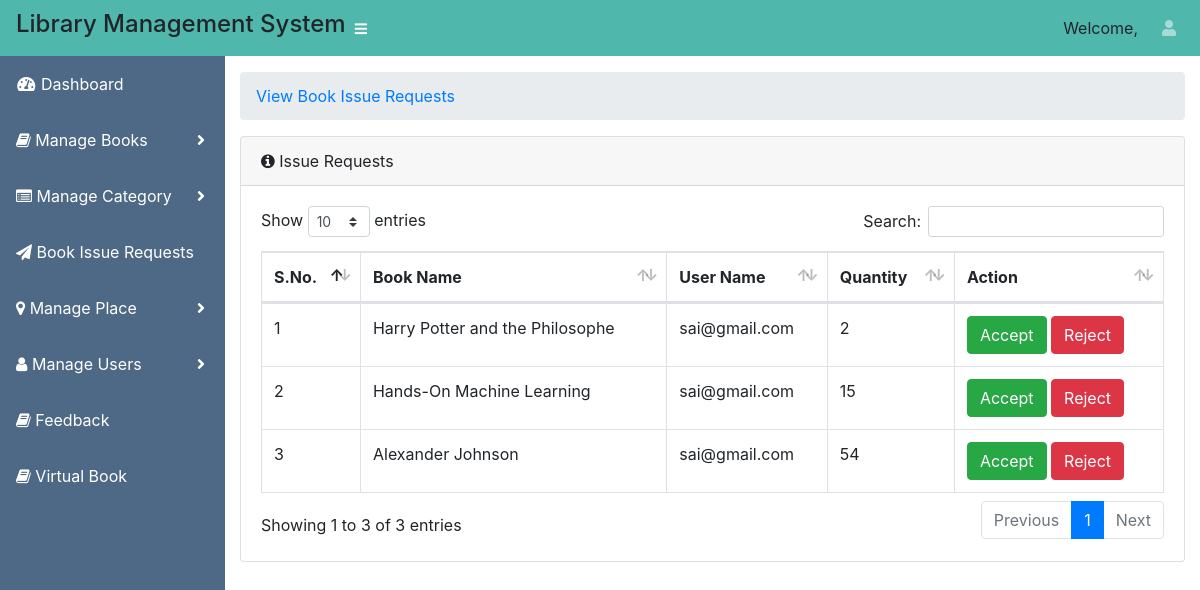
/library_management/admin/issue-request.php (signed in), run on the app's committed database.
### tables this page shows
CREATE TABLE `tbl_issue` (
  `id` int(11) NOT NULL,
  `book_id` int(11) NOT NULL,
  `user_id` int(11) NOT NULL,
  `user_name` varchar(250) NOT NULL,
  `issue_date` varchar(250) NOT NULL,
  `due_date` varchar(250) NOT NULL,
  `status` varchar(250) NOT NULL DEFAULT '0' COMMENT '3=request sent, 1=accept, 2=reject',
  `created_at` timestamp NOT NULL DEFAULT current_timestamp() ON UPDATE current_timestamp()
);

CREATE TABLE `tbl_book` (
  `id` int(11) NOT NULL,
  `book_name` longtext NOT NULL,
  `isbnno` varchar(2500) NOT NULL,
  `author` varchar(2500) NOT NULL,
  `publisher` text NOT NULL,
  `price` varchar(250) NOT NULL,
  `quantity` varchar(250) NOT NULL,
  `place` text NOT NULL,
  `category` varchar(250) NOT NULL,
  `availability` tinyint(4) NOT NULL COMMENT '1=available, 0=not available',
  `created_at` timestamp NOT NULL DEFAULT current_timestamp() ON UPDATE current_timestamp(),
  `virtual_link` varchar(5000) NOT NULL
);

### library_management/admin/issue-request.php (the view, shortened to what this page needs)
<?php
include ('../connection.php');
?>
<?php include('include/header.php'); ?>
  <div id="wrapper">
    <?php include('include/side-bar.php'); ?>
    <div id="content-wrapper">
      <div class="container-fluid">
        <ol class="breadcrumb">
          <li class="breadcrumb-item">
            <a href="#">View Book Issue Requests</a>
          </li>
        </ol>
  <div class="card mb-3">
          <div class="card-header">
            <i class="fa fa-info-circle"></i>
            Issue Requests</div>
            <div class="card-body">
            <div class="table-responsive">
              <table class="table table-bordered" id="dataTable" width="100%" cellspacing="0">
                <thead>
                                            <tr>
                                                <th>S.No.</th>
                                                <th>Book Name</th>
                                                <th>User Name</th>
                                                <th>Quantity</th>
                                                <th>Action</th>
                                            </tr>
                                        </thead>
                                        <tbody>
										<?php
										$select_query = mysqli_query($conn, "select tbl_issue.status, tbl_issue.book_id, tbl_book.book_name, tbl_issue.id, tbl_issue.user_name, tbl_book.quantity from tbl_issue inner join tbl_book on tbl_book.id=tbl_issue.book_id");
										$sn = 1;
										while($row = mysqli_fetch_array($select_query))
										{
										    ?>
                                            <tr>
                                                <td><?php echo $sn; ?></td>
                                                <td><?php echo $row['book_name']; ?></td>
                                                <td><?php echo $row['user_name']; ?></td>
                                                <td><?php echo $row['quantity']; ?></td>
                                                <?php
                                                if(!empty($row['status']) && $row['status']==1)
                                                {?>
                                                  <td><span class="badge badge-primary">Book Issued</span>
                                                 </td>
                                                <?php
                                                } else if($row['status']==2)
                                                {?>
                                                <td><span class="badge badge-danger">Rejected</span>
                                                   <a href="book-accept.php?id=<?php echo $row['id'];?>"><button class="btn btn-success">Accept</button></a>
                                                </td>
                                               <?php } else {?>
                                              <td><a href="book-accept.php?id=<?php echo $row['id']; ?>"><button class="btn btn-success">Accept</button></a>
                                               <a href="book-accept.php?ids=<?php echo $row['id']; ?>"><button class="btn btn-danger">Reject</button></a>
                                               </td>
                                             <?php } ?>
                                            </tr>
										<?php $sn++; } ?>
                                        </tbody>
                                    </table>
                                </div>
                            </div>
                        </div>
                    </div>
                </div>
<?php include('include/footer.php'); ?>

### data on the page
tbl_issue: book.book_name "Harry Potter and the Philosophe", user_name "sai@gmail.com", book.quantity "2"
tbl_issue: book.book_name "Hands-On Machine Learning", user_name "sai@gmail.com", book.quantity "15"
tbl_issue: book.book_name "Alexander Johnson", user_name "sai@gmail.com", book.quantity "54"
